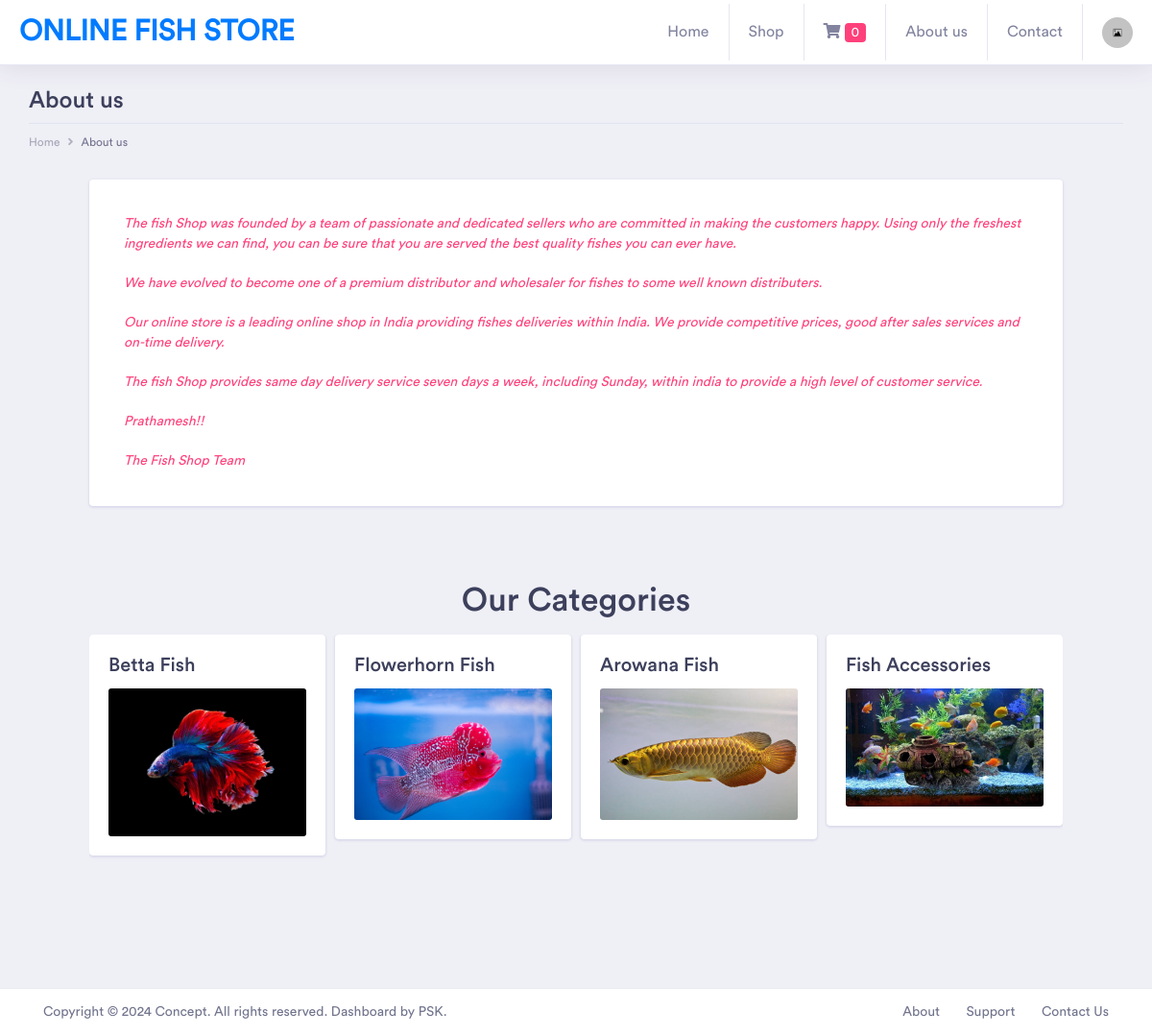
The page /onlinefishstore/about.php on the database its author committed.
### tables this page shows
CREATE TABLE `fish_shop_category` (
  `category_id` int(11) NOT NULL,
  `category_name` varchar(100) NOT NULL,
  `category_image` varchar(200) NOT NULL
);

### onlinefishstore/about.php (the view, shortened to what this page needs)
<?php
if (!empty($_SESSION['cart'])) {
    $printCount = count($_SESSION['cart']);
}
else {
    $printCount = 0;
}
?>
<!doctype html>
<html lang="en">
<head>
    <link rel="stylesheet" href="css/bootstrap.min.css">
    <link href="fonts/circular-std/style.css" rel="stylesheet">
    <link rel="stylesheet" href="css/style.css">
    <link rel="stylesheet" href="css/userpage.css">
    <link rel="stylesheet" href="fonts/fontawesome/css/fontawesome-all.css">
    <link rel="stylesheet" type="text/css" href="css/owl.carousel.min.css">
    <link rel="stylesheet" type="text/css" href="css/owl.theme.default.min.css">
</head>
<body>
    <div class="dashboard-main-wrapper">
         <div class="dashboard-header">
            <nav class="navbar navbar-expand-lg bg-white fixed-top">
                <a class="navbar-brand" href="index.php">ONLINE FISH STORE</a>
                <div class="collapse navbar-collapse " id="navbarSupportedContent">
                    <ul class="navbar-nav ml-auto navbar-right-top">
                        <li class="nav-item">
                            <a class="nav-link" href="index.php">Home</a>
                        </li>
                        <li class="nav-item dropdown">
                            <a class="nav-link" href="#" id="navbarDropdownMenuLink1" data-toggle="dropdown" aria-haspopup="true" aria-expanded="false">Shop</a>
                        </li>
                        <li class="nav-item">
                            <a class="nav-link active" href="cart.php"><i class="fas fa-shopping-cart"></i> <span class="badge badge-pill badge-secondary"><?php echo $printCount;?></span></a>
                        </li>
                        <li class="nav-item">
                            <a class="nav-link" href="about.php">About us</a>
                        </li>
                        <li class="nav-item">
                            <a class="nav-link" href="contact.php">Contact</a>
                        </li>
                        <li class="nav-item dropdown nav-user">
                            <a class="nav-link nav-user-img" href="#" id="navbarDropdownMenuLink2" data-toggle="dropdown" aria-haspopup="true" aria-expanded="false"><img src="uploads/default-image.jpg" alt="" class="user-avatar-md rounded-circle"></a>
                        </li>
                    </ul>
                </div>
            </nav>
        </div>
            <div class="container-fluid dashboard-content">
                <div class="row">
                    <div class="col-xl-12 col-lg-12 col-md-12 col-sm-12 col-12">
                        <div class="page-header">
                            <h2 class="pageheader-title">About us</h2>
                            <div class="page-breadcrumb">
                                <nav aria-label="breadcrumb">
                                    <ol class="breadcrumb">
                                        <li class="breadcrumb-item"><a href="index.php" class="breadcrumb-link">Home</a></li>
                                        <li class="breadcrumb-item active" aria-current="page">About us</li>
                                    </ol>
                                </nav>
                            </div>
                        </div>
                    </div>
                </div>
                <div class="row mx-5">
                    <div class="col-xl-12 col-lg-12 col-md-12 col-sm-12 col-12">
                    	<div class="card">
                    		<div class="card-body">
                    			<div class="text-secondary font-italic m-3">
                                    <p>
                                        The fish Shop was founded by a team of passionate and dedicated sellers who are committed in making the customers happy. Using only the freshest ingredients we can find, you can be sure that you are served the best quality fishes you can ever have.
                                    </p>
                                    <p>
                                        We have evolved to become one of a premium distributor and wholesaler for fishes to some well known distributers.
                                    </p>
                                    <p>
                                        Our online store is a leading online shop in India providing fishes deliveries within India. We provide competitive prices, good after sales services and on-time delivery.
                                    </p>
                                    <p>
                                        The fish Shop provides same day delivery service seven days a week, including Sunday, within india to provide a high level of customer service.
                                    </p>
                                    <p>
                                        Prathamesh!!
                                    </p>
                                    <p>
                                        The Fish Shop Team
                                    </p>
                                </div>
                    		</div>
                    	</div>
                    </div>
                </div>
                <div class="row m-5">
                    <div class="col-xl-12 col-lg-12 col-md-12 col-sm-12 col-12 text-center">
                        <h1>Our Categories</h1>
                    </div>
                    <div class="col-xl-12 col-lg-12 col-md-12 col-sm-12 col-12">
                        <div class="owl-carousel owl-theme">
                            <?php
                            require_once('config.php');
                            $select = "SELECT * FROM fish_shop_category";
                            $query = mysqli_query($conn, $select);
                            while ($res = mysqli_fetch_assoc($query)) {
                            ?>
                            <div class="item">
                                <div class="card h-100">
                                    <div class="card-body">
                                        <h3 class="card-title"><?php echo $res['category_name'];?></h3>
                                        <a href="shop.php?category=<?php echo $res['category_id'];?>"><img class="card-img" src="uploads/<?php echo $res['category_image'];?>"></a>
                                    </div>
                                </div>
                            </div>
                            <?php
                            }
                            ?>
                        </div>
                    </div>
                </div>
            </div>
            <div class="footer">
                <div class="container-fluid">
                    <div class="row">
                        <div class="col-xl-6 col-lg-6 col-md-12 col-sm-12 col-12">
                            Copyright © 2024 Concept. All rights reserved. Dashboard by <a href="https://PSK.com/wp/">PSK</a>.
                        </div>
                        <div class="col-xl-6 col-lg-6 col-md-12 col-sm-12 col-12">
                            <div class="text-md-right footer-links d-none d-sm-block">
                                <a href="./about.php">About</a>
                                <a href="javascript: void(0);">Support</a>
                                <a href="./contact.php">Contact Us</a>
                            </div>
                        </div>
                    </div>
                </div>
            </div>
    </div>
</body>
</html>

### rows shown on the page
fish_shop_category: category_name "Betta Fish", category_image (picture)
fish_shop_category: category_name "Flowerhorn Fish", category_image (picture)
fish_shop_category: category_name "Arowana Fish", category_image (picture)
fish_shop_category: category_name "Fish Accessories", category_image (picture)

### other values the page prints
$printCount "0"
